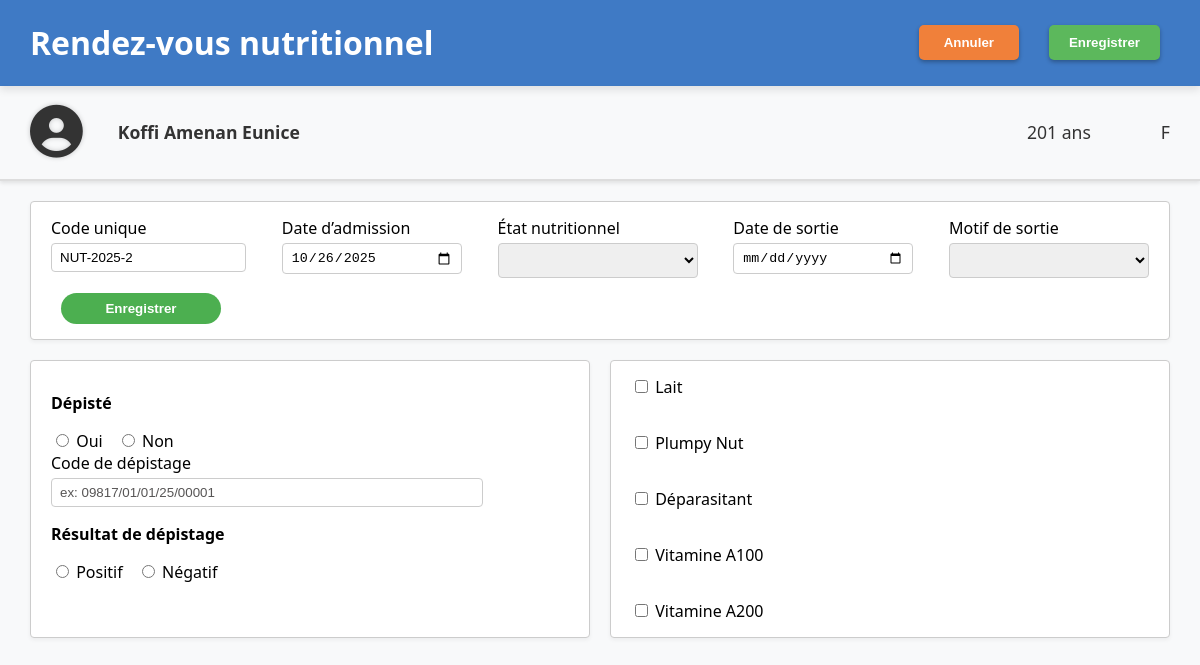
/nutrition/2/, run on the app's committed database.
### patient/models.py (models this page shows, shortened)
class Patient(models.Model):
    nom = models.CharField(max_length=100)
    prenom = models.CharField(max_length=300)
    date_naissance = models.DateField()
    sexe = models.CharField(max_length=10)
    nom_parent= models.CharField(max_length=100)
    quartier = models.CharField(max_length=100)
    telephone = models.CharField(max_length=20, blank=True, null=True)
    @property
    def age(self):
        today = date.today()
        return (today.year - self.date_naissance.year) * 12 + today.month - self.date_naissance.month

class Nutrition(models.Model):
    patient = models.ForeignKey(Patient, on_delete=models.CASCADE)
    code_nutrition = models.CharField(max_length=100)
    date_visite = models.DateField()
    date_admission = models.DateField()
    date_sortie = models.DateField(null=True, blank=True)
    etat_nutrition = models.CharField(max_length=500)
    motif_sortie = models.CharField(max_length=255, blank=True, null=True)

### patient/views.py (the view)
# urls.py: path('nutrition/<int:patient_id>/', views.nutrition, name="nutrition"),
def nutrition(request, patient_id):
    patient = get_object_or_404(Patient, id=patient_id)
    nutrition = Nutrition.objects.filter(patient=patient).first()
    context = {
        "patient": patient,
        "nutrition": nutrition,
    }
    return render(request, 'patient/nutrition.html', context)

### patient/context_processors.py (called while the page is built)
def today(request):
    return {"today": date.today()}

### patient/templates/patient/nutrition.html (shortened to what this page needs)
<!DOCTYPE html>
<html lang="fr">
    {% load static %}
<head>
  <link rel="stylesheet" href="{% static 'patient/style.css' %}">
  <link rel="stylesheet" href="https://cdnjs.cloudflare.com/ajax/libs/font-awesome/6.4.0/css/all.min.css">
</head>
<body class="nutrition-body">
  <div class="header-bar-vaccin">
        <h1>Rendez-vous nutritionnel</h1>
        <div class="header-buttons">
            <button class="btn btn-annuler">Annuler</button>
            <button class="btn btn-enregistrer" form="formapport_nutrition" type="submit">Enregistrer</button>
        </div>
    </div>
  <div class="patient-info-box">
    <div class="patient-details">
        <i class="fas fa-user-circle profile-icon"></i>
        <span class="patient-name">{{patient.nom}} {{patient.prenom}}</span>
        <span class="patient-age">{{patient.age}} ans</span>
        <span class="patient-sex">{{patient.sexe}}</span>
    </div>
</div>
  <main class="nutrition-form-container">
    <form action="{% url 'enregistrement_nutrition' patient.id %}" method="post">
      <div class="form-section info-box">
        <div class="form-group">
          <label for="code_unique">Code unique</label>
          <input type="text" id="code_unique" name="code_unique" value="{{ nutrition.code_nutrition|default_if_none:'' }}" readonly>
        </div>
        <div class="form-group">
          <label for="date_admission">Date d’admission</label>
          <input type="date" id="date_admission" name="date_admission" value="{{ nutrition.date_admission|date:'Y-m-d' }}">
        </div>
        <div class="form-group">
          <label for="etat_nutri">État nutritionnel</label>
          <select id="etat_nutri" name="etat_nutri" class="etat_nutri">
              <option value=""></option>
              <option value="normal" {% if nutrition.etat_nutri == 'normal' %}selected{% endif %}>Normal</option>
          </select>
        </div>
        <div class="form-group">
          <label for="date_sortie">Date de sortie</label>
          <input type="date" id="date_sortie" name="date_sortie" value="{{ nutrition.date_sortie|date:'Y-m-d' }}">
        </div>
        <div class="form-group">
          <label for="motif_sortie">Motif de sortie</label>
          <select id="motif_sortie" name="motif_sortie" class="etat_nutri">
              <option value=""></option>
              <option value="gueris" {% if nutrition.motif_sortie == 'gueris' %}selected{% endif %}>Guéri</option>
          </select>
        </div>
        <div class="form-group btn-right">
          <button class="btn btn-save" type="submit">Enregistrer</button>
        </div>
      </div>
    </form>
    <form id= "formapport_nutrition" method="post" action="{% url 'enregistrer_apport_nutrition' patient.id %}">
      <div class="form-row">
        <div class="form-section depistage-box">
          <p><strong>Dépisté</strong></p>
          <label><input type="radio" name="depiste" value="oui"> Oui</label>
          <label><input type="radio" name="depiste" value="non"> Non</label>
          <div class="form-group">
            <label for="code_depistage">Code de dépistage</label>
            <input type="text" id="code_depistage" name="code_depistage" placeholder="ex: 09817/01/01/25/00001">
          </div>
          <p><strong>Résultat de dépistage</strong></p>
          <label><input type="radio" name="resultat" value="positif"> Positif</label>
          <label><input type="radio" name="resultat" value="negatif"> Négatif</label>
        </div>
        <div class="form-section produits-box">
          <label><input type="checkbox" name="produits" value="lait"> Lait</label><br>
          <label><input type="checkbox" name="produits" value="plumpy"> Plumpy Nut</label><br>
          <label><input type="checkbox" name="produits" value="deparasitant"> Déparasitant</label><br>
          <label><input type="checkbox" name="produits" value="vitA100"> Vitamine A100</label><br>
          <label><input type="checkbox" name="produits" value="vitA200"> Vitamine A200</label>
        </div>
      </div>
    </form>
  </main>
</body>
</html>

### patient/static/patient/style.css (style rules this page uses)
input::placeholder { color: rgba(15, 13, 13, 0.7); }
.patient-info-box { padding: 20px 30px; border-bottom: 2px solid #ddd; box-shadow: 0 2px 4px rgba(0, 0, 0, 0.1); }
.patient-details { display: flex; align-items: center; font-size: 1.2em; font-weight: bold; color: #333; }
.profile-icon { font-size: 3em; margin-right: 15px; color: #333; text-shadow: 0 0 5px rgba(0, 0, 0, 0.2); }
.patient-name { flex-grow: 1; }
.patient-age, .patient-sex { margin-left: 50px; font-weight: normal; }
.btn { padding: 10px 25px; margin: 0 10px; border: none; border-radius: 5px; font-weight: bold; cursor: pointer; transition: all 0.3s; min-width: 100px; }
.patient-name { font-weight: 600; font-size: 1.1rem; }
.header-bar-vaccin { background-color: #3f7ac5; color: white; padding: 0px 30px; display: flex; justify-content: space-between; align-items: center; box-shadow: 0 4px 8px rgba(0, 0, 0, 0.1); }
.header-buttons .btn { padding: 10px 20px; margin-left: 10px; border: none; border-radius: 5px; font-weight: bold; cursor: pointer; color: white; box-shadow: 0 2px 4px rgba(0, 0, 0, 0.3); }
.btn-annuler { background-color: #f0803a; }
.btn-enregistrer { background-color: #5cb85c; }
.patient-info-box { padding: 20px 30px; border-bottom: 2px solid #ddd; box-shadow: 0 2px 4px rgba(0, 0, 0, 0.1); margin-bottom: 20px; }
.profile-icon { font-size: 3em; margin-right: 15px; color: #333; }
body.nutrition-body { font-family: "Segoe UI", Arial, sans-serif; background-color: #f8f9fa; margin: 0; padding: 0; }
.header-buttons { display: flex; gap: 10px; }
.btn { border: none; padding: 8px 16px; border-radius: 20px; color: #fff; font-weight: bold; cursor: pointer; }
.btn-save { background-color: #4CAF50; }
.patient-details { display: flex; gap: 20px; font-size: 1.1rem; }
.nutrition-form-container { width: 95%; margin: 0 auto; display: flex; flex-direction: column; gap: 20px; }
.form-section { background-color: #fff; border: 1px solid #ccc; padding: 15px 20px; box-shadow: 0 2px 4px rgba(0,0,0,0.05); border-radius: 4px; }
.info-box { display: flex; flex-wrap: wrap; justify-content: space-between; gap: 15px; }
.form-group { display: flex; flex-direction: column; min-width: 180px; }
.form-group label { font-weight: 500; margin-bottom: 4px; }
.form-group input { padding: 6px 8px; border: 1px solid #ccc; border-radius: 4px; }
.form-row { display: flex; justify-content: space-between; gap: 20px; }
.depistage-box { flex: 1; }
.depistage-box label { margin-right: 10px; }
.depistage-box input[type="text"] { width: 80%; }
.produits-box { flex: 1; display: flex; flex-direction: column; gap: 6px; }
.etat_nutri { width: 200px; padding: 7px 10px; border: 1px solid #ccc; border-radius: 4px; font-size: 15px; box-sizing: border-box; }
:root { color-scheme: light dark; }

### data on the page
Patient: nom "Koffi", prenom "Amenan Eunice", age "201", sexe "F"
Nutrition: code_unique "NUT-2025-2", date_admission "10/26/2025"
